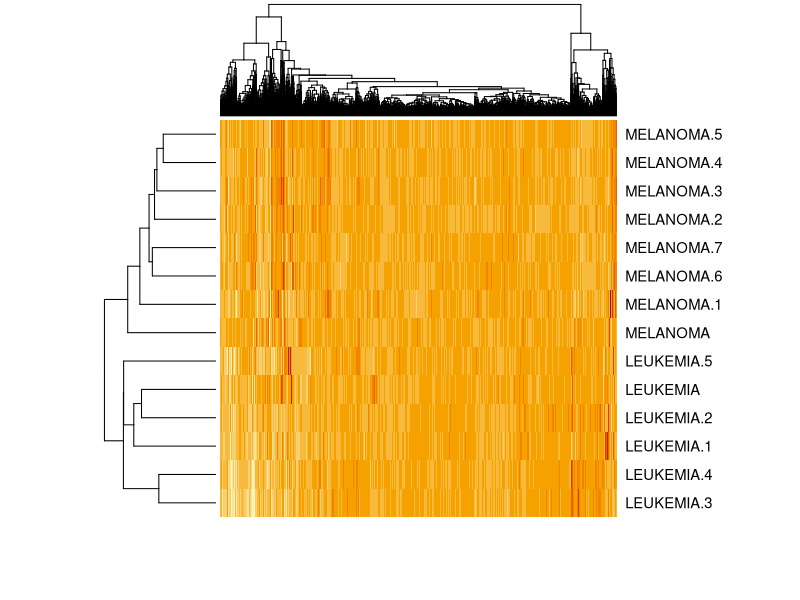
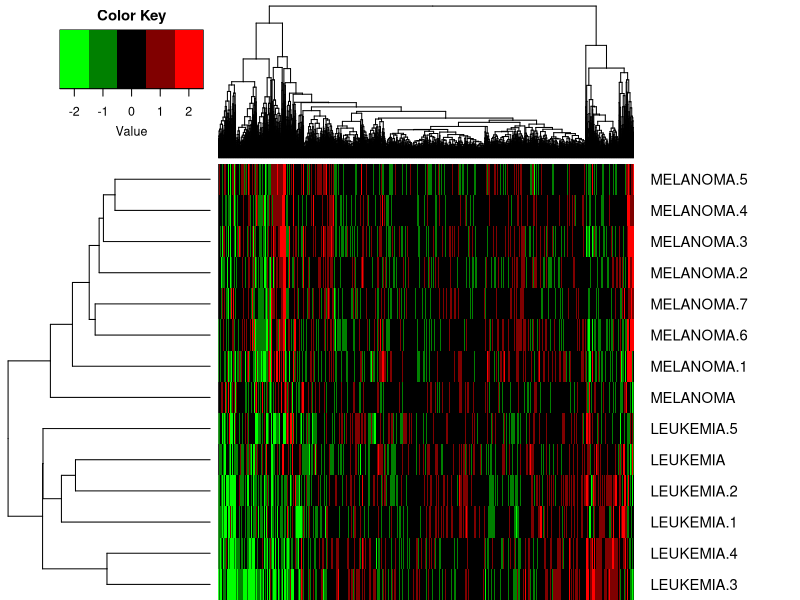

Recreate these plots in R, in order.
## ---- chunk 1
health <- read.csv("health.csv")
head(health)
## ---- chunk 2
str(health)
## ---- chunk 3
summary(health$sex)
## ---- chunk 4
sum(is.na(health$height))
## ---- chunk 5
sum(health$height>1.875, na.rm=TRUE)
## ---- chunk 6
levels(health$hands_eating)
## ---- chunk 7
health$hands_eating <- factor(health$hands_eating, levels=c("Always","Most of the time","Sometimes","Rarely","Never"))
## ---- chunk 8
unemployment <- read.table("unemployment.txt", head=TRUE, sep="|")
## ---- chunk 9
library(dplyr)
countySortedByRate <- unemployment %>% filter(period == "Aug-11") %>% arrange(desc(rate)) %>% select(county,state, rate)
head(countySortedByRate, 3)
## ---- chunk 10
tail(countySortedByRate, 3)
## ---- chunk 11
overallRate <- with(unemployment, sum(unemployed)/sum(as.numeric(civilian))*100)
unemployment %>% filter(period == "Aug-11", state_code == "IN") %>% mutate(diff = abs(rate-overallRate)) %>% arrange(diff) %>% filter(diff == min(diff)) %>% select(county, rate, diff)
## ---- chunk 12
dat <- read.table("microarray.txt", head=TRUE)
dim(dat)
## ---- chunk 13
bvar <- function(data, rows) {
  rowSd <- apply(data[rows,], 1, sd)
  as.integer(names(rowSd)[which.max(rowSd)])
}
bvar(dat, c(40, 50, 60))
## ---- chunk 14
dat <- dat %>% select(starts_with("LEUKEMIA"), starts_with("MELANOMA"))
heatmap(t(as.matrix(dat)), labCol=FALSE, scale="none")
## ---- chunk 15
library("gplots")
heatmap.2(t(as.matrix(dat)), col=greenred, breaks=-2.5:2.5, labCol=FALSE, margins=c(0,10), scale="none", trace="none", density.info="none")
